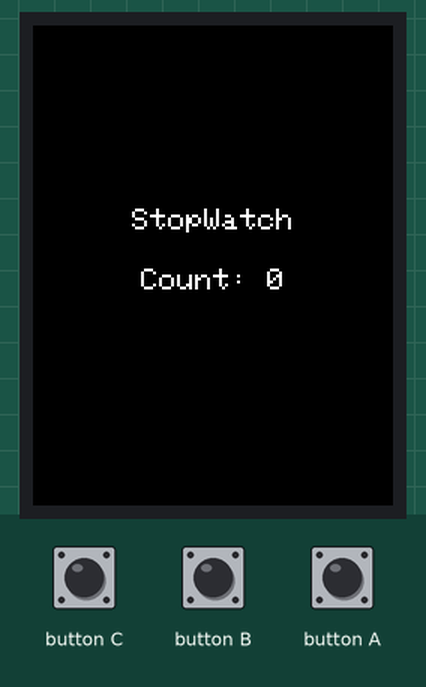
Recording of a sketch running on a simulated ESP32. Shown: 240×320 colour display. The inputs (shaded band) are chosen by the test bench. What the sketch prints to the serial monitor is not drawn.

Above: at 1.4 s.
1.5 s: button A pressed for 0.15 s
3.1 s: button A pressed for 1 s
Timing chart, 0 to 6.1 s (numbered marks = the images above; inputs shaded):
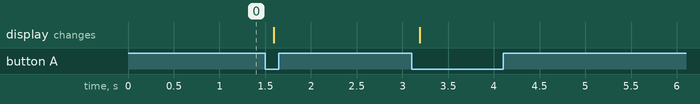

The sketch:

hello_stopwatch.ino
```cpp
// hello_stopwatch — minimal M5Unified validation sketch for the M5Stack StopWatch (C152).
//
// Verifies the full path: M5Unified init -> round AMOLED (via M5GFX) -> button input
// -> USB-serial output. It depends ONLY on M5Unified + M5GFX (no board-specific libs),
// so a successful compile doubles as a toolchain smoke test before the device is connected.
//
// Note: the StopWatch's vibration motor / power LED are driven by the M5PM1 / M5IOE1
// chips. We'll wire those in once the device is in hand and those libraries are installed.

#include <M5Unified.h>

static int counter = 0;

static void drawCounter() {
  M5.Display.fillScreen(TFT_BLACK);
  const int cx = M5.Display.width() / 2;
  const int cy = M5.Display.height() / 2;
  M5.Display.drawString("StopWatch", cx, cy - 30);

  char buf[32];
  snprintf(buf, sizeof(buf), "Count: %d", counter);
  M5.Display.drawString(buf, cx, cy + 10);
}

void setup() {
  auto cfg = M5.config();
  M5.begin(cfg);

  M5.Display.setRotation(0);
  M5.Display.setTextColor(TFT_WHITE, TFT_BLACK);
  M5.Display.setTextDatum(middle_center);
  M5.Display.setTextSize(2);

  Serial.begin(115200);
  Serial.println("hello_stopwatch booted");

  drawCounter();
}

void loop() {
  M5.update();

  if (M5.BtnA.wasPressed()) {
    counter++;
    Serial.printf("BtnA pressed -> count=%d\n", counter);
    drawCounter();
    // TODO(device): trigger the vibration motor via M5PM1 / M5IOE1 here.
  }

  delay(10);
}
```
